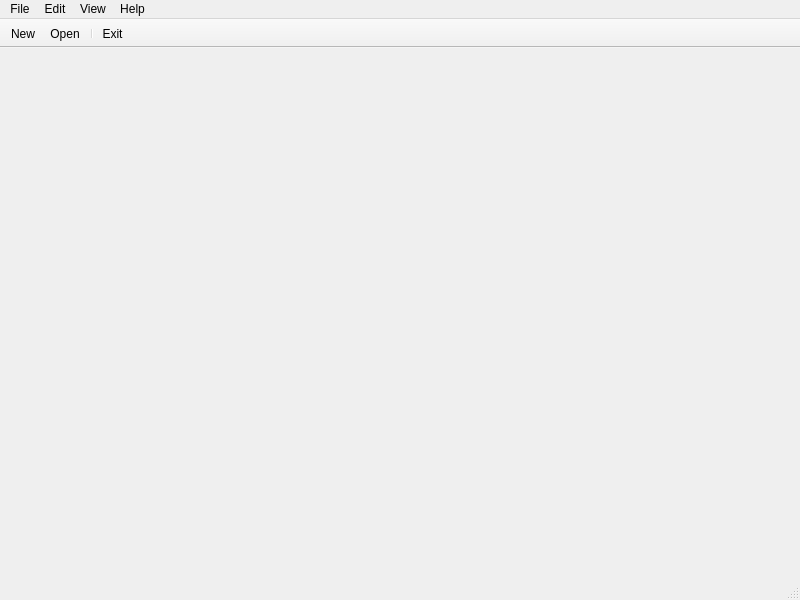
<?xml version="1.0" encoding="UTF-8"?>
<ui version="4.0">
 <class>MainWindow</class>
 <widget class="QMainWindow" name="MainWindow">
  <property name="geometry">
   <rect>
    <x>0</x>
    <y>0</y>
    <width>800</width>
    <height>600</height>
   </rect>
  </property>
  <property name="sizePolicy">
   <sizepolicy hsizetype="Preferred" vsizetype="Preferred">
    <horstretch>0</horstretch>
    <verstretch>0</verstretch>
   </sizepolicy>
  </property>
  <property name="windowTitle">
   <string>MainWindow</string>
  </property>
  <widget class="QWidget" name="centralwidget"/>
  <widget class="QMenuBar" name="menubar">
   <property name="geometry">
    <rect>
     <x>0</x>
     <y>0</y>
     <width>800</width>
     <height>21</height>
    </rect>
   </property>
   <widget class="QMenu" name="menuFile">
    <property name="title">
     <string>File</string>
    </property>
    <addaction name="actionNew"/>
    <addaction name="actionOpen"/>
    <addaction name="separator"/>
    <addaction name="actionExit"/>
   </widget>
   <widget class="QMenu" name="menuEdit">
    <property name="title">
     <string>Edit</string>
    </property>
   </widget>
   <widget class="QMenu" name="menuView">
    <property name="title">
     <string>View</string>
    </property>
   </widget>
   <widget class="QMenu" name="menuHelp">
    <property name="title">
     <string>Help</string>
    </property>
    <widget class="QMenu" name="menuAbut">
     <property name="title">
      <string>Abut</string>
     </property>
     <addaction name="actionAbout_Software"/>
     <addaction name="actionAbout_Qt"/>
    </widget>
    <addaction name="menuAbut"/>
   </widget>
   <addaction name="menuFile"/>
   <addaction name="menuEdit"/>
   <addaction name="menuView"/>
   <addaction name="menuHelp"/>
  </widget>
  <widget class="QStatusBar" name="statusbar"/>
  <widget class="QToolBar" name="toolBar">
   <property name="windowTitle">
    <string>toolBar</string>
   </property>
   <property name="movable">
    <bool>false</bool>
   </property>
   <property name="toolButtonStyle">
    <enum>Qt::ToolButtonTextUnderIcon</enum>
   </property>
   <attribute name="toolBarArea">
    <enum>TopToolBarArea</enum>
   </attribute>
   <attribute name="toolBarBreak">
    <bool>false</bool>
   </attribute>
   <addaction name="actionNew"/>
   <addaction name="actionOpen"/>
   <addaction name="separator"/>
   <addaction name="actionExit"/>
  </widget>
  <action name="actionNew">
   <property name="icon">
    <iconset resource="resource.qrc">
     <normaloff>:/icons/fedora-icon.png</normaloff>:/icons/fedora-icon.png</iconset>
   </property>
   <property name="text">
    <string>New</string>
   </property>
   <property name="toolTip">
    <string>Click here to create a new project</string>
   </property>
   <property name="statusTip">
    <string>Create a new project</string>
   </property>
   <property name="shortcut">
    <string>Ctrl+N</string>
   </property>
  </action>
  <action name="actionOpen">
   <property name="icon">
    <iconset resource="resource.qrc">
     <normaloff>:/icons/app-icon.png</normaloff>:/icons/app-icon.png</iconset>
   </property>
   <property name="text">
    <string>Open</string>
   </property>
   <property name="toolTip">
    <string>Click here to open an existing project</string>
   </property>
   <property name="statusTip">
    <string>Open an existing Project</string>
   </property>
   <property name="shortcut">
    <string>Ctrl+O</string>
   </property>
  </action>
  <action name="actionExit">
   <property name="icon">
    <iconset resource="resource.qrc">
     <normaloff>:/icons/arch-icon.png</normaloff>:/icons/arch-icon.png</iconset>
   </property>
   <property name="text">
    <string>Exit</string>
   </property>
   <property name="toolTip">
    <string>Click here to exit the application</string>
   </property>
   <property name="statusTip">
    <string>Exists the application</string>
   </property>
   <property name="shortcut">
    <string>Ctrl+Q</string>
   </property>
  </action>
  <action name="actionAbout_Software">
   <property name="text">
    <string>About Software</string>
   </property>
  </action>
  <action name="actionAbout_Qt">
   <property name="text">
    <string>About Qt</string>
   </property>
  </action>
 </widget>
 <resources>
  <include location="resource.qrc"/>
 </resources>
 <connections/>
</ui>
